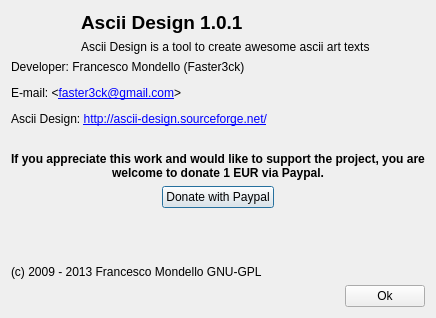
<?xml version="1.0" encoding="UTF-8"?>
<ui version="4.0">
 <class>DialogInfo</class>
 <widget class="QDialog" name="DialogInfo">
  <property name="geometry">
   <rect>
    <x>0</x>
    <y>0</y>
    <width>436</width>
    <height>318</height>
   </rect>
  </property>
  <property name="windowTitle">
   <string>Informations</string>
  </property>
  <property name="windowIcon">
   <iconset resource="../res.qrc">
    <normaloff>:/Toolbar/pics/ascii-design.png</normaloff>:/Toolbar/pics/ascii-design.png</iconset>
  </property>
  <layout class="QVBoxLayout" name="verticalLayout_2">
   <item>
    <layout class="QHBoxLayout" name="horizontalLayout">
     <item>
      <widget class="QLabel" name="label">
       <property name="maximumSize">
        <size>
         <width>64</width>
         <height>64</height>
        </size>
       </property>
       <property name="text">
        <string/>
       </property>
       <property name="pixmap">
        <pixmap resource="../res.qrc">:/Toolbar/pics/ascii-design.png</pixmap>
       </property>
       <property name="scaledContents">
        <bool>true</bool>
       </property>
      </widget>
     </item>
     <item>
      <layout class="QVBoxLayout" name="verticalLayout">
       <item>
        <widget class="QLabel" name="label_4">
         <property name="text">
          <string>&lt;html&gt;&lt;head/&gt;&lt;body&gt;&lt;p&gt;&lt;span style=&quot; font-size:14pt; font-weight:600;&quot;&gt;Ascii Design 1.0.1&lt;/span&gt;&lt;/p&gt;&lt;/body&gt;&lt;/html&gt;</string>
         </property>
        </widget>
       </item>
       <item>
        <widget class="QLabel" name="label_3">
         <property name="text">
          <string>&lt;html&gt;&lt;head/&gt;&lt;body&gt;&lt;p&gt;Ascii Design is a tool to create awesome ascii art texts&lt;/p&gt;&lt;/body&gt;&lt;/html&gt;</string>
         </property>
        </widget>
       </item>
      </layout>
     </item>
    </layout>
   </item>
   <item>
    <widget class="QLabel" name="label_2">
     <property name="text">
      <string>&lt;html&gt;&lt;head/&gt;&lt;body&gt;&lt;p&gt;Developer: Francesco Mondello (Faster3ck)&lt;/p&gt;&lt;p&gt;E-mail: &amp;lt;&lt;a href=&quot;mailto:faster3ck@gmail.com&quot;&gt;&lt;span style=&quot; text-decoration: underline; color:#0000ff;&quot;&gt;faster3ck@gmail.com&lt;/span&gt;&lt;/a&gt;&amp;gt;&lt;/p&gt;&lt;p&gt;Ascii Design: &lt;a href=&quot;http://ascii-design.sourceforge.net/&quot;&gt;&lt;span style=&quot; text-decoration: underline; color:#0000ff;&quot;&gt;http://ascii-design.sourceforge.net/&lt;/span&gt;&lt;/a&gt;&lt;/p&gt;&lt;p align=&quot;center&quot;&gt;&lt;br/&gt;&lt;span style=&quot; font-weight:600;&quot;&gt;If you appreciate this work and would like to support the project, you are welcome to donate 1 EUR via Paypal.&lt;/span&gt;&lt;/p&gt;&lt;/body&gt;&lt;/html&gt;</string>
     </property>
     <property name="wordWrap">
      <bool>true</bool>
     </property>
     <property name="openExternalLinks">
      <bool>true</bool>
     </property>
    </widget>
   </item>
   <item>
    <layout class="QHBoxLayout" name="horizontalLayout_3">
     <item>
      <spacer name="horizontalSpacer">
       <property name="orientation">
        <enum>Qt::Horizontal</enum>
       </property>
       <property name="sizeHint" stdset="0">
        <size>
         <width>40</width>
         <height>20</height>
        </size>
       </property>
      </spacer>
     </item>
     <item>
      <widget class="QPushButton" name="pushDonate">
       <property name="text">
        <string>Donate with Paypal</string>
       </property>
      </widget>
     </item>
     <item>
      <spacer name="horizontalSpacer_3">
       <property name="orientation">
        <enum>Qt::Horizontal</enum>
       </property>
       <property name="sizeHint" stdset="0">
        <size>
         <width>40</width>
         <height>20</height>
        </size>
       </property>
      </spacer>
     </item>
    </layout>
   </item>
   <item>
    <spacer name="verticalSpacer">
     <property name="orientation">
      <enum>Qt::Vertical</enum>
     </property>
     <property name="sizeHint" stdset="0">
      <size>
       <width>20</width>
       <height>40</height>
      </size>
     </property>
    </spacer>
   </item>
   <item>
    <widget class="QLabel" name="label_5">
     <property name="text">
      <string>(c) 2009 - 2013 Francesco Mondello GNU-GPL</string>
     </property>
    </widget>
   </item>
   <item>
    <layout class="QHBoxLayout" name="horizontalLayout_2">
     <item>
      <spacer name="horizontalSpacer_2">
       <property name="orientation">
        <enum>Qt::Horizontal</enum>
       </property>
       <property name="sizeHint" stdset="0">
        <size>
         <width>40</width>
         <height>20</height>
        </size>
       </property>
      </spacer>
     </item>
     <item>
      <widget class="QPushButton" name="buttonOk">
       <property name="text">
        <string>Ok</string>
       </property>
      </widget>
     </item>
    </layout>
   </item>
  </layout>
 </widget>
 <resources>
  <include location="../res.qrc"/>
 </resources>
 <connections/>
</ui>
